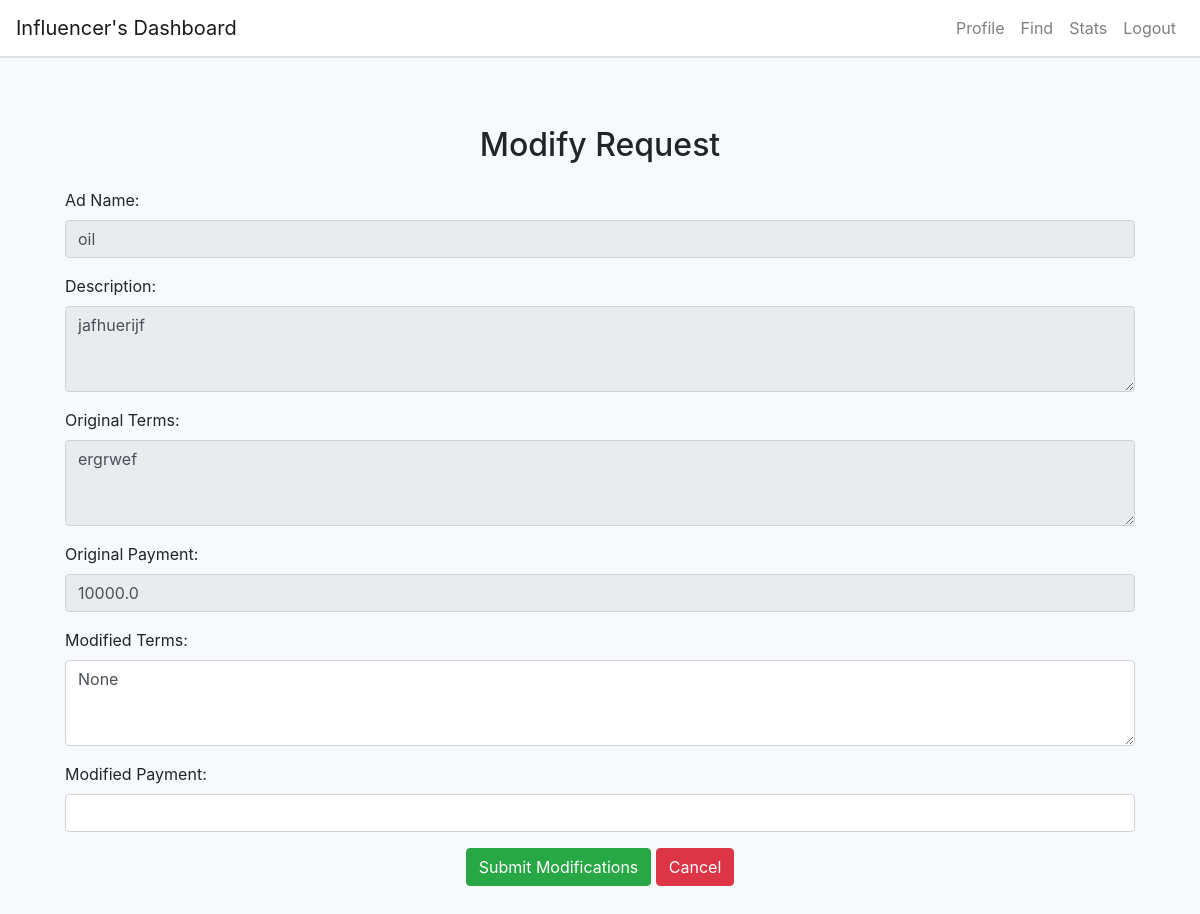
/modify_request/1 (signed in), run on the app's committed database.
### app.py (models this page shows)
class AdRequest(db.Model):
    id = db.Column(db.Integer, primary_key=True)
    ad_name = db.Column(db.String(100), nullable=False)
    description = db.Column(db.String(500), nullable=False)
    terms = db.Column(db.String(500), nullable=True)
    payment = db.Column(db.Float, nullable=False)
    influencer_name = db.Column(db.String(100), nullable=True)
    influencer_id = db.Column(db.Integer, db.ForeignKey('influencers.id'), nullable=True)
    campaign_id = db.Column(db.Integer, db.ForeignKey('campaign.id'), nullable=False)
    negotiation_status = db.Column(db.String(20), nullable=False, default='no negotiation')
    modified_terms = db.Column(db.Text, nullable=True)
    modified_payment = db.Column(db.Float, nullable=True)
    created_by = db.Column(db.String(20), nullable=False)
    created_at = db.Column(db.DateTime, default=datetime.utcnow)
    campaign = db.relationship('Campaign', backref='ad_requests')
    sponsor_id = db.Column(db.Integer, db.ForeignKey('sponsors.id'), nullable=False)
    status = db.Column(db.String(50), default='pending')

### app.py (the view, shortened to what this page needs)
@app.route('/modify_request/<int:request_id>', methods=['GET', 'POST'])
def modify_request(request_id):
    if 'user_id' not in session or session.get('user_role') != 'influencer':
        flash('You need to log in first.', 'warning')
        return redirect(url_for('login'))
    user_role=session.get('user_role')
    ad_request = AdRequest.query.get_or_404(request_id)
    return render_template('modify_request.html', request=ad_request, user_role=user_role)

### templates/modify_request.html
{% extends "base.html" %} {% block title %}Modify Request{% endblock %} {% block
content %}
<div class="container mt-5">
  <h2 class="text-center">Modify Request</h2>
  <div class="campaign-detail mt-4">
    <form
      method="POST"
      action="{{ url_for('modify_request', request_id=request.id) }}"
    >
      <div class="form-group">
        <label for="ad_name">Ad Name:</label>
        <input
          type="text"
          class="form-control"
          id="ad_name"
          name="ad_name"
          value="{{ request.ad_name }}"
          readonly
        />
      </div>
      <div class="form-group">
        <label for="description">Description:</label>
        <textarea
          class="form-control"
          id="description"
          name="description"
          rows="3"
          readonly
        >
{{ request.description }}</textarea
        >
      </div>
      <div class="form-group">
        <label for="terms">Original Terms:</label>
        <textarea
          class="form-control"
          id="terms"
          name="terms"
          rows="3"
          readonly
        >
{{ request.terms }}</textarea
        >
      </div>
      <div class="form-group">
        <label for="payment">Original Payment:</label>
        <input
          type="number"
          class="form-control"
          id="payment"
          name="payment"
          value="{{ request.payment }}"
          readonly
        />
      </div>
      <div class="form-group">
        <label for="modified_terms">Modified Terms:</label>
        <textarea
          class="form-control"
          id="modified_terms"
          name="modified_terms"
          rows="3"
          required
        >
{{ request.modified_terms }}</textarea
        >
      </div>
      <div class="form-group">
        <label for="modified_payment">Modified Payment:</label>
        <input
          type="number"
          class="form-control"
          id="modified_payment"
          name="modified_payment"
          value="{{ request.modified_payment }}"
          required
        />
      </div>
      <div class="form-group text-center">
        <button type="submit" class="btn btn-success">
          Submit Modifications
        </button>
        <a href="{{ url_for('influencer_profile') }}" class="btn btn-danger"
          >Cancel</a
        >
      </div>
    </form>
  </div>
</div>
{% endblock %}

### templates/base.html (style rules this page uses)
body { background-color: #f8f9fa; }

### data on the page
AdRequest: ad_name "oil", description "jafhuerijf", terms "ergrwef", payment "10000.0", modified_terms "None"
